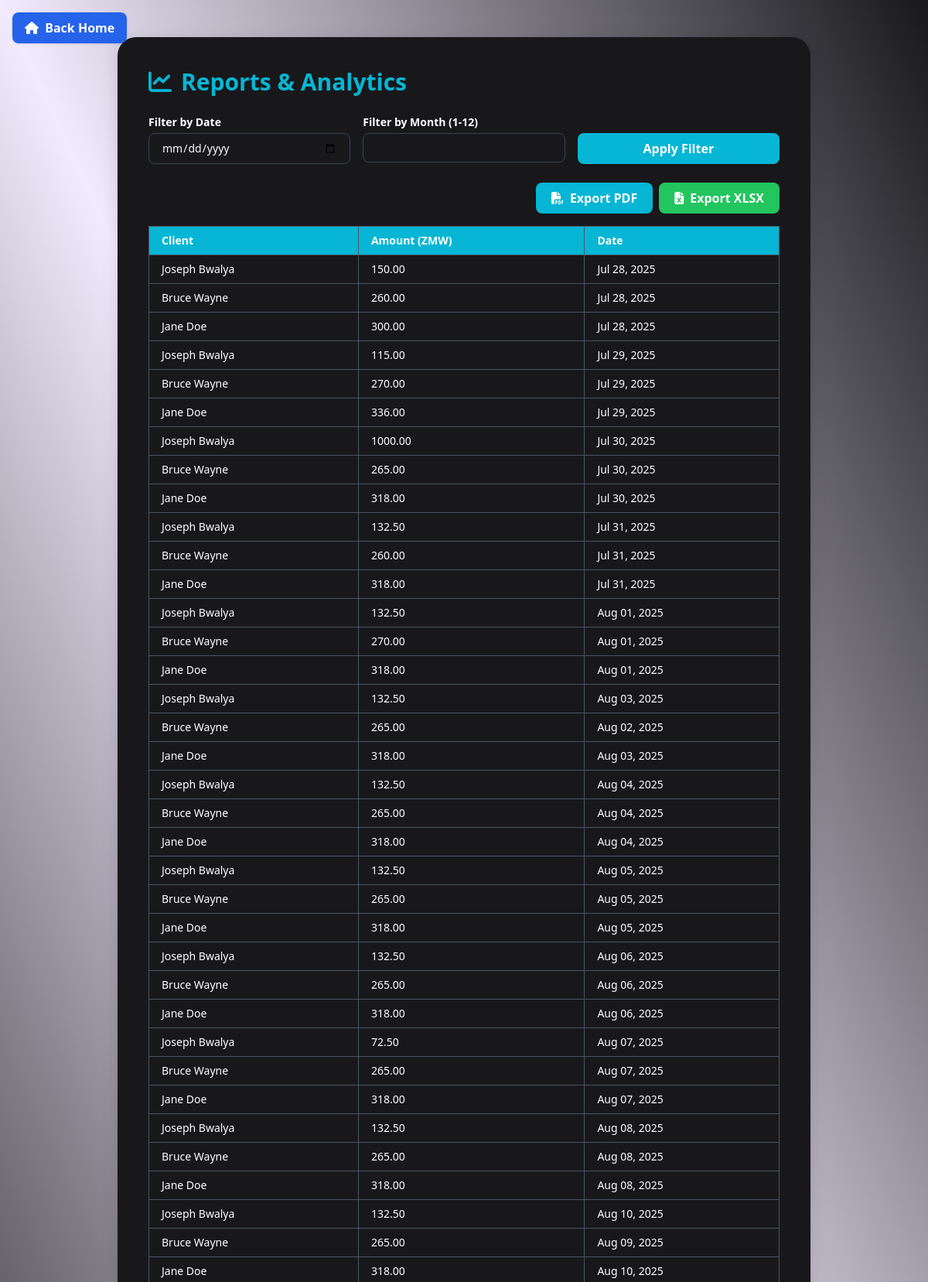
The app's page /clients/ceo/reports-analytics/ (signed in, upper part) with its own data.
### clients/models.py (models this page shows, shortened)
class LoanRepaymentDay(models.Model):
    loan = models.ForeignKey('Loan', on_delete=models.CASCADE, related_name='repayment_days')
    date = models.DateField()
    day_number = models.PositiveIntegerField()  # 1 to 26
    is_paid = models.BooleanField(default=False)
    marked_by = models.ForeignKey(
        settings.AUTH_USER_MODEL,
        on_delete=models.SET_NULL,
        null=True,
        blank=True,
        related_name='marked_repayments'
    )
    marked_at = models.DateTimeField(null=True, blank=True)
    corrected_amount = models.DecimalField(
        max_digits=10, decimal_places=2, null=True, blank=True
    )
    edited_by = models.ForeignKey(
        settings.AUTH_USER_MODEL,
        on_delete=models.SET_NULL,
        null=True,
        blank=True,
        related_name='edited_repayments'
    )
    edited_at = models.DateTimeField(null=True, blank=True)
    edit_note = models.TextField(blank=True, null=True)
    amount_paid = models.DecimalField(
        max_digits=10, decimal_places=2,
        null=True, blank=True,
        help_text="Actual amount paid on this day"
    )
    balance_carried_forward = models.DecimalField(
        max_digits=10, decimal_places=2,
        null=True, blank=True,
        help_text="Shortfall forwarded to next unpaid day"
    )
    class Meta:
        unique_together = ('loan', 'day_number')
        ordering = ['day_number']

class Loan(models.Model):
    EXEMPT_DAY_CHOICES = [
        ('SATURDAY', 'Saturday'),
        ('SUNDAY', 'Sunday'),
    ]
    client = models.ForeignKey('Client', on_delete=models.CASCADE, related_name='loans')
    submitted_by = models.ForeignKey(settings.AUTH_USER_MODEL, on_delete=models.SET_NULL, null=True, blank=True)
    repayment_days_created = models.BooleanField(default=False)
    amount = models.DecimalField(max_digits=10, decimal_places=2)
    approved = models.BooleanField(default=False)
    created_at = models.DateTimeField(auto_now_add=True)
    interest_rate = models.DecimalField(max_digits=5, decimal_places=2, default=Decimal('37.8'))
    exempt_day = models.CharField(max_length=10, choices=EXEMPT_DAY_CHOICES, default='SUNDAY')

class Client(models.Model):
    full_name = models.CharField(max_length=100)
    nrc = models.CharField(max_length=20)
    phone_number = models.CharField(max_length=20)
    passport_photo = models.ImageField(upload_to='photos/')
    signature = models.ImageField(upload_to='signatures/')
    business_name = models.CharField(max_length=255, blank=True, null=True)
    address = models.TextField(blank=True, null=True)
    MARITAL_STATUS_CHOICES = [
        ('single', 'Single'),
        ('married', 'Married'),
        ('divorced', 'Divorced'),
        ('widowed', 'Widowed'),
    ]
    marital_status = models.CharField(max_length=10, choices=MARITAL_STATUS_CHOICES, blank=True, null=True)
    relationship_with_witness = models.CharField(max_length=255, blank=True, null=True)
    surety_name = models.CharField(max_length=100)
    surety_value = models.DecimalField(max_digits=10, decimal_places=2, blank=True, null=True)
    surety_make = models.CharField(max_length=255, blank=True, null=True)
    witness_name = models.CharField(max_length=100)
    witness_nrc = models.CharField(max_length=20)
    witness_phone = models.CharField(max_length=20)
    created_by = models.ForeignKey(settings.AUTH_USER_MODEL, on_delete=models.CASCADE)
    created_at = models.DateTimeField(auto_now_add=True)
    approved = models.BooleanField(default=False)
    rejected = models.BooleanField(default=False)

### clients/views.py (the view, shortened to what this page needs)
# urls.py: path('ceo/reports-analytics/', views.ceo_reports_analytics, name='ceo_reports_analytics'),
@login_required
def ceo_reports_analytics(request):
    repayment_days = LoanRepaymentDay.objects.select_related('loan__client')
    query_date = request.GET.get('date')
    query_month = request.GET.get('month')
    if query_date:
        repayment_days = repayment_days.filter(date=query_date)
    elif query_month:
        repayment_days = repayment_days.filter(date__month=query_month)
    paid_days = repayment_days.filter(is_paid=True)
    total_amount = paid_days.aggregate(total=Sum('amount_paid'))['total'] or Decimal('0.00')
    return render(request, 'clients/ceo_reports_analytics.html', {
        'repayment_days': paid_days,
        'total_amount': round(total_amount, 2),
    })

### clients/templates/clients/ceo_reports_analytics.html (shortened to what this page needs)
{% load static %}
<!DOCTYPE html>
<html lang="en" class="dark">
  <head>
    <script src="https://cdn.tailwindcss.com"></script>
    <link
      rel="stylesheet"
      href="https://cdnjs.cloudflare.com/ajax/libs/font-awesome/6.4.2/css/all.min.css"
    />
  </head>
  <body
    class="bg-gradient-to-bl from-primary/10 via-accent/10 to-slate-100 dark:from-surface-dark dark:via-primary-dark/10 dark:to-surface-dark min-h-screen text-gray-800 dark:text-white"
  >
    <a
      href="{% url 'ceo_dashboard' %}"
      class="fixed top-4 left-4 z-50 bg-blue-600 hover:bg-blue-700 text-white font-semibold px-4 py-2 rounded-lg shadow transition"
    >
      <i class="fa-solid fa-house mr-1"></i> Back Home
    </a>
    <main class="flex flex-col items-center justify-center px-4 py-10 md:py-12">
      <section
        class="w-full max-w-4xl bg-white dark:bg-surface-dark rounded-3xl shadow-neu p-8 md:p-10 transition-colors duration-300"
      >
        <div class="mb-6">
          <h1
            class="text-2xl md:text-3xl font-extrabold text-primary dark:text-accent mb-2 flex items-center gap-3"
          >
            <i class="fa-solid fa-chart-line"></i> Reports & Analytics
          </h1>
        </div>
        <form
          method="get"
          class="grid grid-cols-1 sm:grid-cols-2 md:grid-cols-3 gap-4 mb-6"
        >
          <div>
            <label for="date" class="block text-sm font-semibold mb-1"
              >Filter by Date</label
            >
            <input
              type="date"
              name="date"
              id="date"
              class="w-full px-4 py-2 rounded-lg border border-gray-300 dark:border-gray-700 bg-transparent text-sm"
            />
          </div>
          <div>
            <label for="month" class="block text-sm font-semibold mb-1"
              >Filter by Month (1-12)</label
            >
            <input
              type="number"
              name="month"
              id="month"
              min="1"
              max="12"
              class="w-full px-4 py-2 rounded-lg border border-gray-300 dark:border-gray-700 bg-transparent text-sm"
            />
          </div>
          <div class="flex items-end">
            <button
              type="submit"
              class="w-full bg-primary dark:bg-accent text-white font-bold py-2 px-4 rounded-lg shadow hover:shadow-lg transition"
            >
              Apply Filter
            </button>
          </div>
        </form>
        <div class="flex justify-end mb-4 gap-2">
          <a
            href="?{% if request.GET.date %}date={{ request.GET.date }}&{% endif %}{% if request.GET.month %}month={{ request.GET.month }}&{% endif %}export=pdf"
            class="inline-flex items-center gap-2 bg-primary dark:bg-accent text-white font-semibold py-2 px-5 rounded-lg shadow hover:shadow-lg transition"
          >
            <i class="fa-solid fa-file-pdf"></i> Export PDF
          </a>
          <a
            href="?{% if request.GET.date %}date={{ request.GET.date }}&{% endif %}{% if request.GET.month %}month={{ request.GET.month }}&{% endif %}export=xlsx"
            class="inline-flex items-center gap-2 bg-green-600 dark:bg-green-500 text-white font-semibold py-2 px-5 rounded-lg shadow hover:shadow-lg transition"
          >
            <i class="fa-solid fa-file-excel"></i> Export XLSX
          </a>
        </div>
        <div class="overflow-x-auto">
          <table
            class="min-w-full table-auto text-sm text-left border-collapse border border-gray-300 dark:border-gray-600"
          >
            <thead>
              <tr class="bg-primary text-white dark:bg-accent">
                <th
                  class="px-4 py-2 border border-gray-300 dark:border-gray-600"
                >
                  Client
                </th>
                <th
                  class="px-4 py-2 border border-gray-300 dark:border-gray-600"
                >
                  Amount (ZMW)
                </th>
                <th
                  class="px-4 py-2 border border-gray-300 dark:border-gray-600"
                >
                  Date
                </th>
              </tr>
            </thead>
            <tbody>
              {% for day in repayment_days %}
              <tr class="hover:bg-primary/5 dark:hover:bg-accent/10 transition">
                <td
                  class="px-4 py-2 border border-gray-300 dark:border-gray-600"
                >
                  {{ day.loan.client.full_name }}
                </td>
                <td
                  class="px-4 py-2 border border-gray-300 dark:border-gray-600"
                >
                  {{ day.amount_paid|floatformat:2 }}
                </td>
                <td
                  class="px-4 py-2 border border-gray-300 dark:border-gray-600"
                >
                  {{ day.date|date:"M d, Y" }}
                </td>
              </tr>
              {% empty %}
              <tr>
                <td colspan="3" class="text-center py-4 text-gray-400">
                  No paid repayments found.
                </td>
              </tr>
              {% endfor %}
            </tbody>
          </table>
        </div>
      </section>
    </main>
  </body>
</html>

### records on screen
LoanRepaymentDay: loan.client.full_name "Joseph Bwalya", amount_paid "150.00", date "Jul 28, 2025"
LoanRepaymentDay: loan.client.full_name "Bruce Wayne", amount_paid "260.00", date "Jul 28, 2025"
LoanRepaymentDay: loan.client.full_name "Jane Doe", amount_paid "300.00", date "Jul 28, 2025"
LoanRepaymentDay: loan.client.full_name "Joseph Bwalya", amount_paid "115.00", date "Jul 29, 2025"
LoanRepaymentDay: loan.client.full_name "Bruce Wayne", amount_paid "270.00", date "Jul 29, 2025"
LoanRepaymentDay: loan.client.full_name "Jane Doe", amount_paid "336.00", date "Jul 29, 2025"
LoanRepaymentDay: loan.client.full_name "Joseph Bwalya", amount_paid "1000.00", date "Jul 30, 2025"
LoanRepaymentDay: loan.client.full_name "Bruce Wayne", amount_paid "265.00", date "Jul 30, 2025"
LoanRepaymentDay: loan.client.full_name "Jane Doe", amount_paid "318.00", date "Jul 30, 2025"
LoanRepaymentDay: loan.client.full_name "Joseph Bwalya", amount_paid "132.50", date "Jul 31, 2025"
LoanRepaymentDay: loan.client.full_name "Bruce Wayne", amount_paid "260.00", date "Jul 31, 2025"
LoanRepaymentDay: loan.client.full_name "Jane Doe", amount_paid "318.00", date "Jul 31, 2025"
LoanRepaymentDay: loan.client.full_name "Joseph Bwalya", amount_paid "132.50", date "Aug 01, 2025"
LoanRepaymentDay: loan.client.full_name "Bruce Wayne", amount_paid "270.00", date "Aug 01, 2025"
LoanRepaymentDay: loan.client.full_name "Jane Doe", amount_paid "318.00", date "Aug 01, 2025"
LoanRepaymentDay: loan.client.full_name "Joseph Bwalya", amount_paid "132.50", date "Aug 03, 2025"
LoanRepaymentDay: loan.client.full_name "Bruce Wayne", amount_paid "265.00", date "Aug 02, 2025"
LoanRepaymentDay: loan.client.full_name "Jane Doe", amount_paid "318.00", date "Aug 03, 2025"
LoanRepaymentDay: loan.client.full_name "Joseph Bwalya", amount_paid "132.50", date "Aug 04, 2025"
LoanRepaymentDay: loan.client.full_name "Bruce Wayne", amount_paid "265.00", date "Aug 04, 2025"
LoanRepaymentDay: loan.client.full_name "Jane Doe", amount_paid "318.00", date "Aug 04, 2025"
LoanRepaymentDay: loan.client.full_name "Joseph Bwalya", amount_paid "132.50", date "Aug 05, 2025"
LoanRepaymentDay: loan.client.full_name "Bruce Wayne", amount_paid "265.00", date "Aug 05, 2025"
LoanRepaymentDay: loan.client.full_name "Jane Doe", amount_paid "318.00", date "Aug 05, 2025"
LoanRepaymentDay: loan.client.full_name "Joseph Bwalya", amount_paid "132.50", date "Aug 06, 2025"
LoanRepaymentDay: loan.client.full_name "Bruce Wayne", amount_paid "265.00", date "Aug 06, 2025"
LoanRepaymentDay: loan.client.full_name "Jane Doe", amount_paid "318.00", date "Aug 06, 2025"
LoanRepaymentDay: loan.client.full_name "Joseph Bwalya", amount_paid "72.50", date "Aug 07, 2025"
LoanRepaymentDay: loan.client.full_name "Bruce Wayne", amount_paid "265.00", date "Aug 07, 2025"
LoanRepaymentDay: loan.client.full_name "Jane Doe", amount_paid "318.00", date "Aug 07, 2025"
LoanRepaymentDay: loan.client.full_name "Joseph Bwalya", amount_paid "132.50", date "Aug 08, 2025"
LoanRepaymentDay: loan.client.full_name "Bruce Wayne", amount_paid "265.00", date "Aug 08, 2025"
LoanRepaymentDay: loan.client.full_name "Jane Doe", amount_paid "318.00", date "Aug 08, 2025"
LoanRepaymentDay: loan.client.full_name "Joseph Bwalya", amount_paid "132.50", date "Aug 10, 2025"
LoanRepaymentDay: loan.client.full_name "Bruce Wayne", amount_paid "265.00", date "Aug 09, 2025"
LoanRepaymentDay: loan.client.full_name "Jane Doe", amount_paid "318.00", date "Aug 10, 2025"
